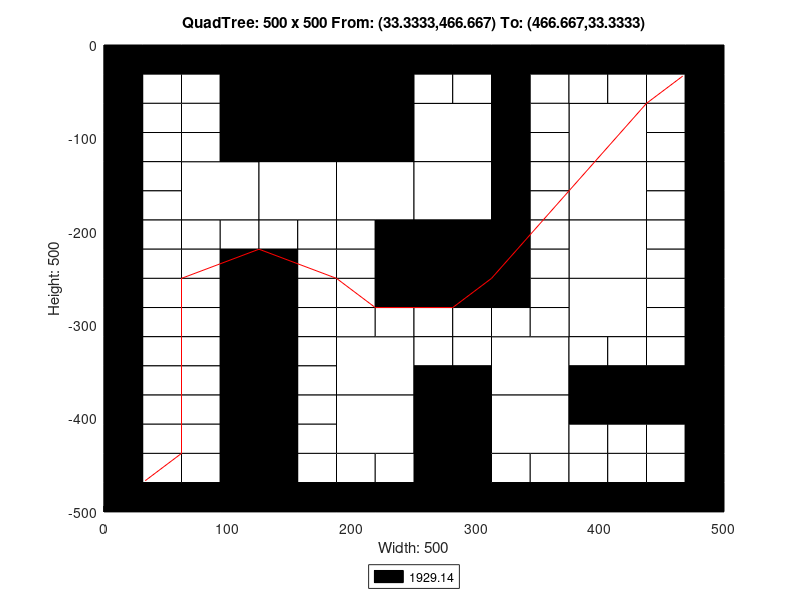

This figure's MATLAB source:
axis([0 500 -500 0]);
title('QuadTree: 500 x 500 From: (33.3333,466.667) To: (466.667,33.3333)');
xlabel('Width: 500');
ylabel('Height: 500');
rectangle('Position',[125 -125 125 125], 'FaceColor',[0 0 0]);
rectangle('Position',[62.5 -187.5 62.5 62.5], 'FaceColor',[1 1 1]);
rectangle('Position',[125 -187.5 62.5 62.5], 'FaceColor',[1 1 1]);
rectangle('Position',[187.5 -187.5 62.5 62.5], 'FaceColor',[1 1 1]);
rectangle('Position',[250 -125 62.5 62.5], 'FaceColor',[1 1 1]);
rectangle('Position',[375 -125 62.5 62.5], 'FaceColor',[1 1 1]);
rectangle('Position',[250 -187.5 62.5 62.5], 'FaceColor',[1 1 1]);
rectangle('Position',[250 -250 62.5 62.5], 'FaceColor',[0 0 0]);
rectangle('Position',[375 -187.5 62.5 62.5], 'FaceColor',[1 1 1]);
rectangle('Position',[375 -250 62.5 62.5], 'FaceColor',[1 1 1]);
rectangle('Position',[187.5 -375 62.5 62.5], 'FaceColor',[1 1 1]);
rectangle('Position',[187.5 -437.5 62.5 62.5], 'FaceColor',[1 1 1]);
rectangle('Position',[312.5 -375 62.5 62.5], 'FaceColor',[1 1 1]);
rectangle('Position',[375 -312.5 62.5 62.5], 'FaceColor',[1 1 1]);
rectangle('Position',[250 -437.5 62.5 62.5], 'FaceColor',[0 0 0]);
rectangle('Position',[312.5 -437.5 62.5 62.5], 'FaceColor',[1 1 1]);
rectangle('Position',[250 -500 62.5 62.5], 'FaceColor',[0 0 0]);
rectangle('Position',[0 -31.25 31.25 31.25], 'FaceColor',[0 0 0]);
rectangle('Position',[31.25 -31.25 31.25 31.25], 'FaceColor',[0 0 0]);
rectangle('Position',[0 -62.5 31.25 31.25], 'FaceColor',[0 0 0]);
rectangle('Position',[31.25 -62.5 31.25 31.25], 'FaceColor',[1 1 1]);
rectangle('Position',[62.5 -31.25 31.25 31.25], 'FaceColor',[0 0 0]);
rectangle('Position',[93.75 -31.25 31.25 31.25], 'FaceColor',[0 0 0]);
rectangle('Position',[62.5 -62.5 31.25 31.25], 'FaceColor',[1 1 1]);
rectangle('Position',[93.75 -62.5 31.25 31.25], 'FaceColor',[0 0 0]);
rectangle('Position',[0 -93.75 31.25 31.25], 'FaceColor',[0 0 0]);
rectangle('Position',[31.25 -93.75 31.25 31.25], 'FaceColor',[1 1 1]);
rectangle('Position',[0 -125 31.25 31.25], 'FaceColor',[0 0 0]);
rectangle('Position',[31.25 -125 31.25 31.25], 'FaceColor',[1 1 1]);
rectangle('Position',[62.5 -93.75 31.25 31.25], 'FaceColor',[1 1 1]);
rectangle('Position',[93.75 -93.75 31.25 31.25], 'FaceColor',[0 0 0]);
rectangle('Position',[62.5 -125 31.25 31.25], 'FaceColor',[1 1 1]);
rectangle('Position',[93.75 -125 31.25 31.25], 'FaceColor',[0 0 0]);
rectangle('Position',[0 -156.25 31.25 31.25], 'FaceColor',[0 0 0]);
rectangle('Position',[31.25 -156.25 31.25 31.25], 'FaceColor',[1 1 1]);
rectangle('Position',[0 -187.5 31.25 31.25], 'FaceColor',[0 0 0]);
rectangle('Position',[31.25 -187.5 31.25 31.25], 'FaceColor',[1 1 1]);
rectangle('Position',[0 -218.75 31.25 31.25], 'FaceColor',[0 0 0]);
rectangle('Position',[31.25 -218.75 31.25 31.25], 'FaceColor',[1 1 1]);
rectangle('Position',[0 -250 31.25 31.25], 'FaceColor',[0 0 0]);
rectangle('Position',[31.25 -250 31.25 31.25], 'FaceColor',[1 1 1]);
rectangle('Position',[62.5 -218.75 31.25 31.25], 'FaceColor',[1 1 1]);
rectangle('Position',[93.75 -218.75 31.25 31.25], 'FaceColor',[1 1 1]);
rectangle('Position',[62.5 -250 31.25 31.25], 'FaceColor',[1 1 1]);
rectangle('Position',[93.75 -250 31.25 31.25], 'FaceColor',[0 0 0]);
rectangle('Position',[125 -218.75 31.25 31.25], 'FaceColor',[1 1 1]);
rectangle('Position',[156.25 -218.75 31.25 31.25], 'FaceColor',[1 1 1]);
rectangle('Position',[125 -250 31.25 31.25], 'FaceColor',[0 0 0]);
rectangle('Position',[156.25 -250 31.25 31.25], 'FaceColor',[1 1 1]);
rectangle('Position',[187.5 -218.75 31.25 31.25], 'FaceColor',[1 1 1]);
rectangle('Position',[218.75 -218.75 31.25 31.25], 'FaceColor',[0 0 0]);
rectangle('Position',[187.5 -250 31.25 31.25], 'FaceColor',[1 1 1]);
rectangle('Position',[218.75 -250 31.25 31.25], 'FaceColor',[0 0 0]);
rectangle('Position',[250 -31.25 31.25 31.25], 'FaceColor',[0 0 0]);
rectangle('Position',[281.25 -31.25 31.25 31.25], 'FaceColor',[0 0 0]);
rectangle('Position',[250 -62.5 31.25 31.25], 'FaceColor',[1 1 1]);
rectangle('Position',[281.25 -62.5 31.25 31.25], 'FaceColor',[1 1 1]);
rectangle('Position',[312.5 -31.25 31.25 31.25], 'FaceColor',[0 0 0]);
rectangle('Position',[343.75 -31.25 31.25 31.25], 'FaceColor',[0 0 0]);
rectangle('Position',[312.5 -62.5 31.25 31.25], 'FaceColor',[0 0 0]);
rectangle('Position',[343.75 -62.5 31.25 31.25], 'FaceColor',[1 1 1]);
rectangle('Position',[312.5 -93.75 31.25 31.25], 'FaceColor',[0 0 0]);
rectangle('Position',[343.75 -93.75 31.25 31.25], 'FaceColor',[1 1 1]);
rectangle('Position',[312.5 -125 31.25 31.25], 'FaceColor',[0 0 0]);
rectangle('Position',[343.75 -125 31.25 31.25], 'FaceColor',[1 1 1]);
rectangle('Position',[375 -31.25 31.25 31.25], 'FaceColor',[0 0 0]);
rectangle('Position',[406.25 -31.25 31.25 31.25], 'FaceColor',[0 0 0]);
rectangle('Position',[375 -62.5 31.25 31.25], 'FaceColor',[1 1 1]);
rectangle('Position',[406.25 -62.5 31.25 31.25], 'FaceColor',[1 1 1]);
rectangle('Position',[437.5 -31.25 31.25 31.25], 'FaceColor',[0 0 0]);
rectangle('Position',[468.75 -31.25 31.25 31.25], 'FaceColor',[0 0 0]);
rectangle('Position',[437.5 -62.5 31.25 31.25], 'FaceColor',[1 1 1]);
rectangle('Position',[468.75 -62.5 31.25 31.25], 'FaceColor',[0 0 0]);
rectangle('Position',[437.5 -93.75 31.25 31.25], 'FaceColor',[1 1 1]);
rectangle('Position',[468.75 -93.75 31.25 31.25], 'FaceColor',[0 0 0]);
rectangle('Position',[437.5 -125 31.25 31.25], 'FaceColor',[1 1 1]);
rectangle('Position',[468.75 -125 31.25 31.25], 'FaceColor',[0 0 0]);
rectangle('Position',[312.5 -156.25 31.25 31.25], 'FaceColor',[0 0 0]);
rectangle('Position',[343.75 -156.25 31.25 31.25], 'FaceColor',[1 1 1]);
rectangle('Position',[312.5 -187.5 31.25 31.25], 'FaceColor',[0 0 0]);
rectangle('Position',[343.75 -187.5 31.25 31.25], 'FaceColor',[1 1 1]);
rectangle('Position',[312.5 -218.75 31.25 31.25], 'FaceColor',[0 0 0]);
rectangle('Position',[343.75 -218.75 31.25 31.25], 'FaceColor',[1 1 1]);
rectangle('Position',[312.5 -250 31.25 31.25], 'FaceColor',[0 0 0]);
rectangle('Position',[343.75 -250 31.25 31.25], 'FaceColor',[1 1 1]);
rectangle('Position',[437.5 -156.25 31.25 31.25], 'FaceColor',[1 1 1]);
rectangle('Position',[468.75 -156.25 31.25 31.25], 'FaceColor',[0 0 0]);
rectangle('Position',[437.5 -187.5 31.25 31.25], 'FaceColor',[1 1 1]);
rectangle('Position',[468.75 -187.5 31.25 31.25], 'FaceColor',[0 0 0]);
rectangle('Position',[437.5 -218.75 31.25 31.25], 'FaceColor',[1 1 1]);
rectangle('Position',[468.75 -218.75 31.25 31.25], 'FaceColor',[0 0 0]);
rectangle('Position',[437.5 -250 31.25 31.25], 'FaceColor',[1 1 1]);
rectangle('Position',[468.75 -250 31.25 31.25], 'FaceColor',[0 0 0]);
rectangle('Position',[0 -281.25 31.25 31.25], 'FaceColor',[0 0 0]);
rectangle('Position',[31.25 -281.25 31.25 31.25], 'FaceColor',[1 1 1]);
rectangle('Position',[0 -312.5 31.25 31.25], 'FaceColor',[0 0 0]);
rectangle('Position',[31.25 -312.5 31.25 31.25], 'FaceColor',[1 1 1]);
rectangle('Position',[62.5 -281.25 31.25 31.25], 'FaceColor',[1 1 1]);
rectangle('Position',[93.75 -281.25 31.25 31.25], 'FaceColor',[0 0 0]);
rectangle('Position',[62.5 -312.5 31.25 31.25], 'FaceColor',[1 1 1]);
rectangle('Position',[93.75 -312.5 31.25 31.25], 'FaceColor',[0 0 0]);
rectangle('Position',[0 -343.75 31.25 31.25], 'FaceColor',[0 0 0]);
rectangle('Position',[31.25 -343.75 31.25 31.25], 'FaceColor',[1 1 1]);
rectangle('Position',[0 -375 31.25 31.25], 'FaceColor',[0 0 0]);
rectangle('Position',[31.25 -375 31.25 31.25], 'FaceColor',[1 1 1]);
rectangle('Position',[62.5 -343.75 31.25 31.25], 'FaceColor',[1 1 1]);
rectangle('Position',[93.75 -343.75 31.25 31.25], 'FaceColor',[0 0 0]);
rectangle('Position',[62.5 -375 31.25 31.25], 'FaceColor',[1 1 1]);
rectangle('Position',[93.75 -375 31.25 31.25], 'FaceColor',[0 0 0]);
rectangle('Position',[125 -281.25 31.25 31.25], 'FaceColor',[0 0 0]);
rectangle('Position',[156.25 -281.25 31.25 31.25], 'FaceColor',[1 1 1]);
rectangle('Position',[125 -312.5 31.25 31.25], 'FaceColor',[0 0 0]);
rectangle('Position',[156.25 -312.5 31.25 31.25], 'FaceColor',[1 1 1]);
rectangle('Position',[187.5 -281.25 31.25 31.25], 'FaceColor',[1 1 1]);
rectangle('Position',[218.75 -281.25 31.25 31.25], 'FaceColor',[0 0 0]);
rectangle('Position',[187.5 -312.5 31.25 31.25], 'FaceColor',[1 1 1]);
rectangle('Position',[218.75 -312.5 31.25 31.25], 'FaceColor',[1 1 1]);
rectangle('Position',[125 -343.75 31.25 31.25], 'FaceColor',[0 0 0]);
rectangle('Position',[156.25 -343.75 31.25 31.25], 'FaceColor',[1 1 1]);
rectangle('Position',[125 -375 31.25 31.25], 'FaceColor',[0 0 0]);
rectangle('Position',[156.25 -375 31.25 31.25], 'FaceColor',[1 1 1]);
rectangle('Position',[0 -406.25 31.25 31.25], 'FaceColor',[0 0 0]);
rectangle('Position',[31.25 -406.25 31.25 31.25], 'FaceColor',[1 1 1]);
rectangle('Position',[0 -437.5 31.25 31.25], 'FaceColor',[0 0 0]);
rectangle('Position',[31.25 -437.5 31.25 31.25], 'FaceColor',[1 1 1]);
rectangle('Position',[62.5 -406.25 31.25 31.25], 'FaceColor',[1 1 1]);
rectangle('Position',[93.75 -406.25 31.25 31.25], 'FaceColor',[0 0 0]);
rectangle('Position',[62.5 -437.5 31.25 31.25], 'FaceColor',[1 1 1]);
rectangle('Position',[93.75 -437.5 31.25 31.25], 'FaceColor',[0 0 0]);
rectangle('Position',[0 -468.75 31.25 31.25], 'FaceColor',[0 0 0]);
rectangle('Position',[31.25 -468.75 31.25 31.25], 'FaceColor',[1 1 1]);
rectangle('Position',[0 -500 31.25 31.25], 'FaceColor',[0 0 0]);
rectangle('Position',[31.25 -500 31.25 31.25], 'FaceColor',[0 0 0]);
rectangle('Position',[62.5 -468.75 31.25 31.25], 'FaceColor',[1 1 1]);
rectangle('Position',[93.75 -468.75 31.25 31.25], 'FaceColor',[0 0 0]);
rectangle('Position',[62.5 -500 31.25 31.25], 'FaceColor',[0 0 0]);
rectangle('Position',[93.75 -500 31.25 31.25], 'FaceColor',[0 0 0]);
rectangle('Position',[125 -406.25 31.25 31.25], 'FaceColor',[0 0 0]);
rectangle('Position',[156.25 -406.25 31.25 31.25], 'FaceColor',[1 1 1]);
rectangle('Position',[125 -437.5 31.25 31.25], 'FaceColor',[0 0 0]);
rectangle('Position',[156.25 -437.5 31.25 31.25], 'FaceColor',[1 1 1]);
rectangle('Position',[125 -468.75 31.25 31.25], 'FaceColor',[0 0 0]);
rectangle('Position',[156.25 -468.75 31.25 31.25], 'FaceColor',[1 1 1]);
rectangle('Position',[125 -500 31.25 31.25], 'FaceColor',[0 0 0]);
rectangle('Position',[156.25 -500 31.25 31.25], 'FaceColor',[0 0 0]);
rectangle('Position',[187.5 -468.75 31.25 31.25], 'FaceColor',[1 1 1]);
rectangle('Position',[218.75 -468.75 31.25 31.25], 'FaceColor',[1 1 1]);
rectangle('Position',[187.5 -500 31.25 31.25], 'FaceColor',[0 0 0]);
rectangle('Position',[218.75 -500 31.25 31.25], 'FaceColor',[0 0 0]);
rectangle('Position',[250 -281.25 31.25 31.25], 'FaceColor',[0 0 0]);
rectangle('Position',[281.25 -281.25 31.25 31.25], 'FaceColor',[0 0 0]);
rectangle('Position',[250 -312.5 31.25 31.25], 'FaceColor',[1 1 1]);
rectangle('Position',[281.25 -312.5 31.25 31.25], 'FaceColor',[1 1 1]);
rectangle('Position',[312.5 -281.25 31.25 31.25], 'FaceColor',[0 0 0]);
rectangle('Position',[343.75 -281.25 31.25 31.25], 'FaceColor',[1 1 1]);
rectangle('Position',[312.5 -312.5 31.25 31.25], 'FaceColor',[1 1 1]);
rectangle('Position',[343.75 -312.5 31.25 31.25], 'FaceColor',[1 1 1]);
rectangle('Position',[250 -343.75 31.25 31.25], 'FaceColor',[1 1 1]);
rectangle('Position',[281.25 -343.75 31.25 31.25], 'FaceColor',[1 1 1]);
rectangle('Position',[250 -375 31.25 31.25], 'FaceColor',[0 0 0]);
rectangle('Position',[281.25 -375 31.25 31.25], 'FaceColor',[0 0 0]);
rectangle('Position',[437.5 -281.25 31.25 31.25], 'FaceColor',[1 1 1]);
rectangle('Position',[468.75 -281.25 31.25 31.25], 'FaceColor',[0 0 0]);
rectangle('Position',[437.5 -312.5 31.25 31.25], 'FaceColor',[1 1 1]);
rectangle('Position',[468.75 -312.5 31.25 31.25], 'FaceColor',[0 0 0]);
rectangle('Position',[375 -343.75 31.25 31.25], 'FaceColor',[1 1 1]);
rectangle('Position',[406.25 -343.75 31.25 31.25], 'FaceColor',[1 1 1]);
rectangle('Position',[375 -375 31.25 31.25], 'FaceColor',[0 0 0]);
rectangle('Position',[406.25 -375 31.25 31.25], 'FaceColor',[0 0 0]);
rectangle('Position',[437.5 -343.75 31.25 31.25], 'FaceColor',[1 1 1]);
rectangle('Position',[468.75 -343.75 31.25 31.25], 'FaceColor',[0 0 0]);
rectangle('Position',[437.5 -375 31.25 31.25], 'FaceColor',[0 0 0]);
rectangle('Position',[468.75 -375 31.25 31.25], 'FaceColor',[0 0 0]);
rectangle('Position',[312.5 -468.75 31.25 31.25], 'FaceColor',[1 1 1]);
rectangle('Position',[343.75 -468.75 31.25 31.25], 'FaceColor',[1 1 1]);
rectangle('Position',[312.5 -500 31.25 31.25], 'FaceColor',[0 0 0]);
rectangle('Position',[343.75 -500 31.25 31.25], 'FaceColor',[0 0 0]);
rectangle('Position',[375 -406.25 31.25 31.25], 'FaceColor',[0 0 0]);
rectangle('Position',[406.25 -406.25 31.25 31.25], 'FaceColor',[0 0 0]);
rectangle('Position',[375 -437.5 31.25 31.25], 'FaceColor',[1 1 1]);
rectangle('Position',[406.25 -437.5 31.25 31.25], 'FaceColor',[1 1 1]);
rectangle('Position',[437.5 -406.25 31.25 31.25], 'FaceColor',[0 0 0]);
rectangle('Position',[468.75 -406.25 31.25 31.25], 'FaceColor',[0 0 0]);
rectangle('Position',[437.5 -437.5 31.25 31.25], 'FaceColor',[1 1 1]);
rectangle('Position',[468.75 -437.5 31.25 31.25], 'FaceColor',[0 0 0]);
rectangle('Position',[375 -468.75 31.25 31.25], 'FaceColor',[1 1 1]);
rectangle('Position',[406.25 -468.75 31.25 31.25], 'FaceColor',[1 1 1]);
rectangle('Position',[375 -500 31.25 31.25], 'FaceColor',[0 0 0]);
rectangle('Position',[406.25 -500 31.25 31.25], 'FaceColor',[0 0 0]);
rectangle('Position',[437.5 -468.75 31.25 31.25], 'FaceColor',[1 1 1]);
rectangle('Position',[468.75 -468.75 31.25 31.25], 'FaceColor',[0 0 0]);
rectangle('Position',[437.5 -500 31.25 31.25], 'FaceColor',[0 0 0]);
rectangle('Position',[468.75 -500 31.25 31.25], 'FaceColor',[0 0 0]);
X=[466.667,466.667,437.5,375,375,312.5,312.5,281.25,250,218.75,218.75,187.5,125,125,125,62.5,62.5,62.5,62.5,62.5,62.5,62.5,62.5,33.3333];
Y=[-33.3333,-33.3333,-62.5,-156.25,-156.25,-250,-250,-281.25,-281.25,-281.25,-281.25,-250,-218.75,-218.75,-218.75,-250,-250,-312.5,-312.5,-375,-375,-437.5,-437.5,-466.667];
hold on;
plot(X,Y,'r');
legend('1929.14','Location','southoutside');
